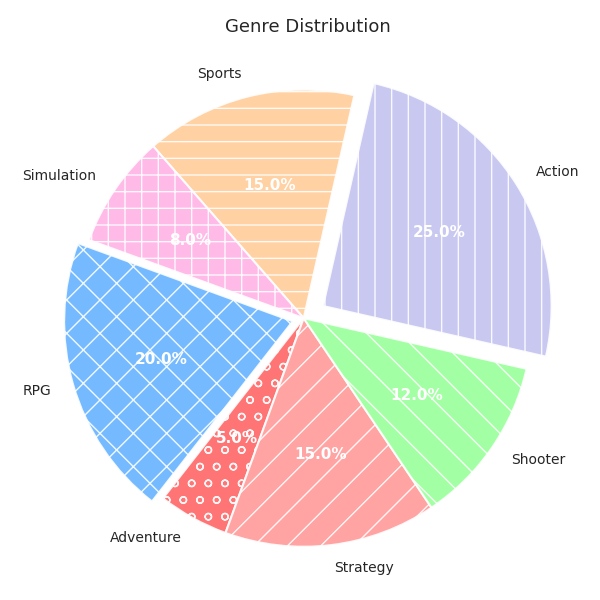

Reproduce this figure in Python.
import matplotlib.pyplot as plt

# Altered labels for randomness
genres = ['RPG', 'Adventure', 'Strategy', 'Shooter', 'Action', 'Sports', 'Simulation']
market_shares = [20, 5, 15, 12, 25, 15, 8]
colors = ['#66b3ff', '#ff6666', '#ff9999', '#99ff99', '#c2c2f0', '#ffcc99', '#ffb3e6']
patterns = ['x', 'o', '/', '\\', '|', '-', '+']
explode = (0.05, 0, 0, 0, 0.1, 0, 0)

fig, ax = plt.subplots(figsize=(6, 6))
wedges, texts, autotexts = ax.pie(
    market_shares, explode=explode, labels=genres, autopct='%1.1f%%', startangle=160,
    colors=colors, wedgeprops=dict(edgecolor='w', linewidth=1.5, alpha=0.9)
)

for i, wedge in enumerate(wedges):
    wedge.set_hatch(patterns[i])

plt.setp(texts, size=10)
plt.setp(autotexts, size=11, color='white', weight='bold')
ax.set_title('Genre Distribution', fontsize=13, pad=15)  # Title changed
ax.axis('equal')
plt.tight_layout()
plt.show()
